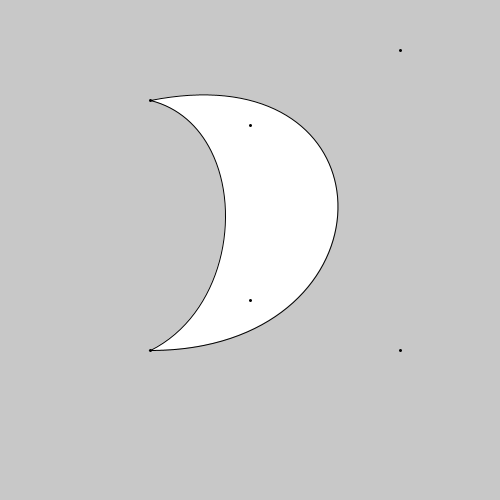
Frame 1 (no input)
Frame 60 (the mouse pressed at the canvas centre just before this capture): identical to frame 1, image omitted
Frame 120 (the mouse held since frame 60 and released just before this capture): identical to frame 1, image omitted

The Processing sketch that drew this single still picture (run headless with seeded random() and noise(); from frame 60 on, the mouse is pressed at the canvas centre):

// Processing sketch: BesierVertexs3
// ── BesierVertexs3.pde

// vertex
PVector x0 = new PVector(30, 20);

//bezier 1
PVector a1 = new PVector(80, 0);
PVector b1 = new PVector(80, 75);
PVector x1 = new PVector(30, 75);

//bezier 2
PVector a2 = new PVector(50, 80);
PVector b2 = new PVector(60, 25);
PVector x2 = new PVector(30, 20);

PVector [] pt = new PVector[6];
PVector my;

void setup(){
size(500,500);
smooth();

// vertex
pt[0] = new PVector(150, 100);
//bezier 1
pt[1] = new PVector(400, 50);
pt[2] = new PVector(400, 350);
pt[3] = new PVector(150, 350);
//bezier 2
pt[4] = new PVector(250, 300);
pt[5] = new PVector(250, 125);
// pt[0] = pt[7]
}

void draw(){
background(200);

strokeWeight(1);
beginShape();
vertex(pt[0].x, pt[0].y);
bezierVertex(pt[1].x, pt[1].y,  pt[2].x, pt[2].y,    pt[3].x, pt[3].y);
bezierVertex(pt[4].x, pt[4].y,  pt[5].x, pt[5].y,    pt[0].x, pt[0].y);
endShape();

strokeWeight(3);
for(int i=0; i<6; i++){
point(pt[i].x,pt[i].y);
}

};

void mouseDragged(){my.x=mouseX; my.y=mouseY;};
void mousePressed(){
float rmin = 100000;
for(int i=0; i<6; i++){
float dx = pt[i].x - mouseX; float dy = pt[i].y - mouseY; float r = sqrt(dx*dx+dy*dy);
if(r<rmin){rmin=r;my=pt[i]; println("Selected: "+i);}
}
};
